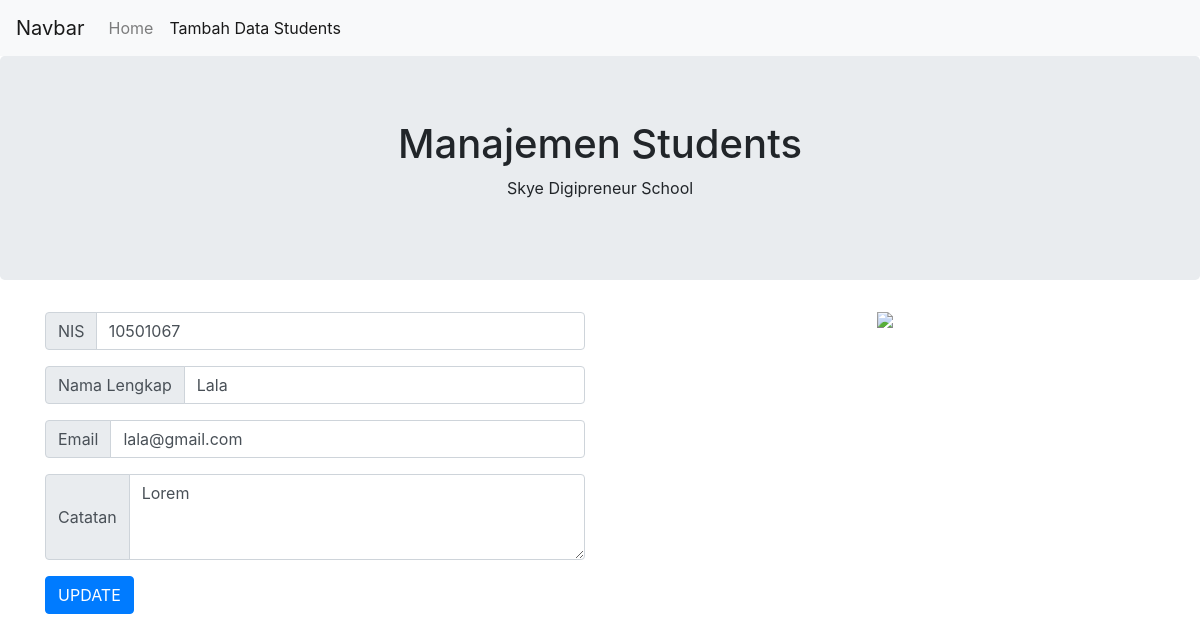
The app's page /edit.php?id=4 with its own data.
### tables this page shows
CREATE TABLE IF NOT EXISTS `students` (
  `id` int NOT NULL AUTO_INCREMENT,
  `nis` varchar(11) NOT NULL,
  `nama` varchar(100) NOT NULL,
  `email` varchar(50) NOT NULL,
  `keterangan` text NOT NULL,
  PRIMARY KEY (`id`)
);

### edit.php (the view, shortened to what this page needs)
<!DOCTYPE html>
<html>
<head>
    <link rel="stylesheet" href="bootstrap/css/bootstrap.css">
</head>
<body>
    <nav class="navbar navbar-expand-lg navbar-light bg-light">
        <a class="navbar-brand" href="#">Navbar</a>
        <div class="collapse navbar-collapse" id="navbarNavAltMarkup">
            <div class="navbar-nav">
                <a class="nav-link" href="index.php">Home</a>
                <a class="nav-link active" href="tambah.php">Tambah Data Students<span class="sr-only">(current)</span></a>
            </div>
        </div>
    </nav>
    <div class="jumbotron text-center">
        <h1>Manajemen Students</h1>
        <p>Skye Digipreneur School</p>
    </div>
    <div class="container mt-4">
        <div class="row">
            <div class="col-md-6 order-md-2 order-1 d-flex justify-content-center">
                <img src="images/yellow.png">
            </div>
            <div class="col-md-6 order-md-1 order-2">
            <?php
                include 'koneksi.php';
                $id = $_GET['id'];
                $sql ="SELECT * FROM students WHERE id='$id'";
                $query = mysqli_query($conn,$sql);
                while($data = mysqli_fetch_array($query)){
            ?>
                <form action="update.php" method="POST">
                    <div class="col-mb-3">
                        <div class="input-group mb-3">
                            <div class="input-group-prepend">
                                <span class="input-group-text">NIS</span>
                            </div>
                            <input type="text" class="form-control" name="nis" value="<?php echo $data['nis']; ?>" required>
                        </div>
                        <div class="input-group mb-3">
                            <div class="input-group-prepend">
                                <span class="input-group-text">Nama Lengkap</span>
                            </div>
                            <input type="text" class="form-control" name="nama" value="<?php echo $data['nama']; ?>" required>
                        </div>
                        <div class="input-group mb-3">
                            <div class="input-group-prepend">
                                <span class="input-group-text">Email</span>
                            </div>
                            <input type="email" class="form-control" name="email" value="<?php echo $data['email']; ?>" required>
                        </div>
                        <div class="input-group mb-3">
                            <div class="input-group-prepend">
                                <span class="input-group-text">Catatan</span>
                            </div>
                            <textarea class="form-control" rows="3" name="keterangan" required><?php echo $data['keterangan']; ?></textarea>
                        </div>
                        <button type="submit" name="update" class="btn btn-primary">UPDATE</button>
                </form>
                <?php
                }
                ?>
            </div>
        </div>
    </div>
</body>
</html>

### records on screen
students: nis "10501067", nama "Lala", email "lala@gmail.com", keterangan "Lorem"
